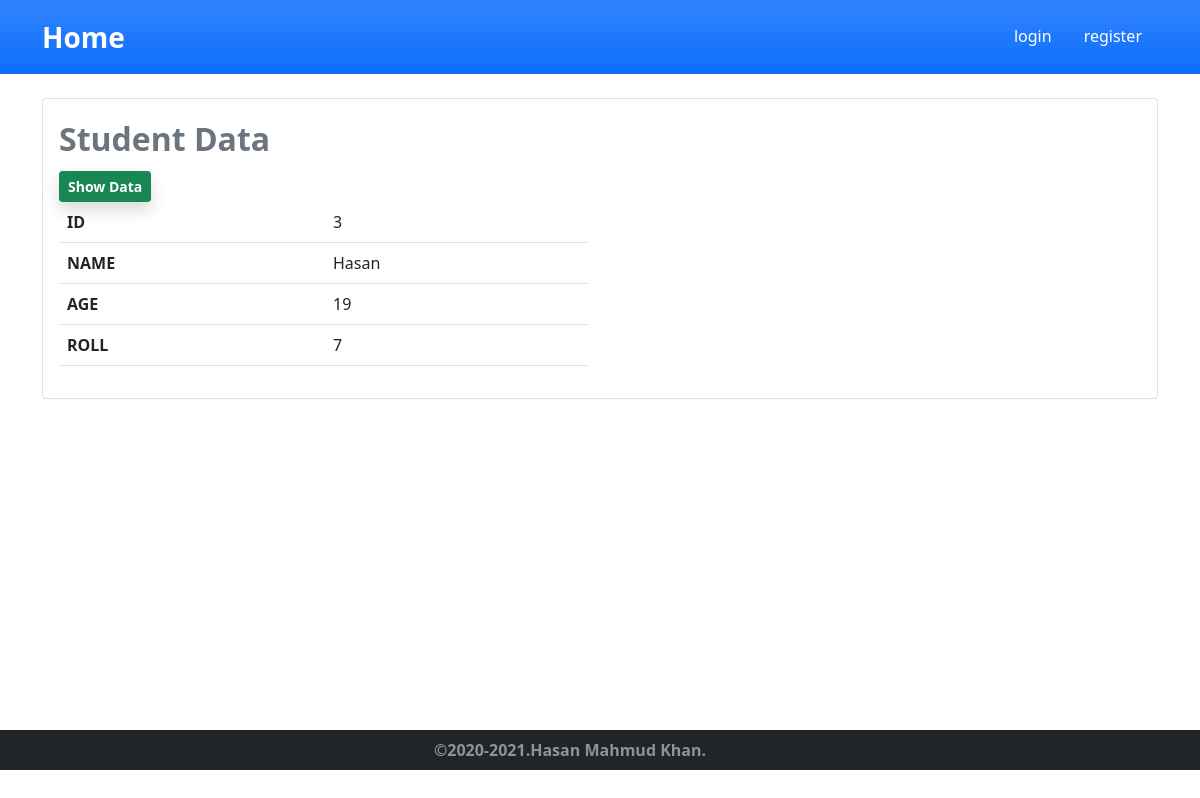
Screenshot of /view.php?view=3 with the database file from the repository.
### tables this page shows
CREATE TABLE `student` (
  `id` int(11) NOT NULL,
  `name` varchar(80) NOT NULL,
  `age` int(11) NOT NULL,
  `roll` int(11) NOT NULL,
  `date` timestamp NOT NULL DEFAULT current_timestamp() ON UPDATE current_timestamp()
);

### view.php (the view, shortened to what this page needs)
<?php
include("includes/navbar.php");
include("db.php");
if(isset($_GET['view'])){
    $row['id'] = $_GET['view'];
    $id = $row['id'];
    $sql = "SELECT * FROM student WHERE id={$id}";
    $result = mysqli_query($conn,$sql);
    $row = mysqli_fetch_assoc($result);
    $name = $row['name'];
    $age = $row['age'];
    $roll = $row['roll'];
}
?>
    <main class="">
        <div class="container">
            <br>
            <div class="card">
                <div class="card-body">
                    <div class="card-title text-muted fw-bold fs-2">Student Data</div>
                    <a href="index.php" class="btn btn-success btn-sm fw-bold shadow">Show Data</a>
                    <div class="row">
                        <div class="col-md-6">
                            <table class="table">
                                <tr>
                                    <th>ID</th>
                                    <td><?php echo $id; ?></td>
                                </tr>
                                <tr>
                                    <th>NAME</th>
                                    <td><?php echo $name; ?></td>
                                </tr>
                                <tr>
                                    <th>AGE</th>
                                    <td><?php echo $age; ?></td>
                                </tr>
                                <tr>
                                    <th>ROLL</th>
                                    <td><?php echo $roll; ?></td>
                                </tr>
                            </table>
                        </div>
                        <div class="col-md-6">
                        </div>
                    </div>
                </div>
            </div>
        </div>
    </main>
<?php
include("includes/footer.php");
?>

### assets/css/style.css (style rules this page uses)
main { min-height: 82vh !important; }

### rows the page displays
student: name "Hasan", age "19", roll "7"

### other values shown
$id "3"
